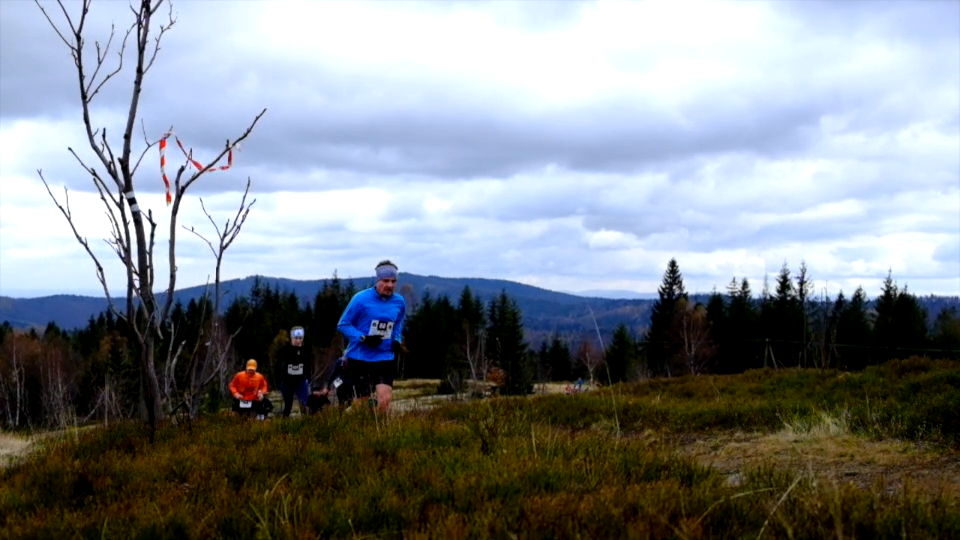
#> input picture frame 8 of Open-Pose/videos/sample2.mp4, 960 x 540 px
$ jupyter execute --allow-errors demo_video.ipynb   (shell and % lines are left out)
#> lines starting #> are read from the running program, lines starting #| are printed output that depends on the picture
### Open-Pose/config_reader.py
from configobj import ConfigObj
import numpy as np


def config_reader():
    config = ConfigObj('config')

    param = config['param']
    model_id = param['modelID']
    model = config['models'][model_id]
    model['boxsize'] = int(model['boxsize'])
    model['stride'] = int(model['stride'])
    model['padValue'] = int(model['padValue'])
    #param['starting_range'] = float(param['starting_range'])
    #param['ending_range'] = float(param['ending_range'])
    param['octave'] = int(param['octave'])
    param['use_gpu'] = int(param['use_gpu'])
    param['starting_range'] = float(param['starting_range'])
    param['ending_range'] = float(param['ending_range'])
    param['scale_search'] = list(map(float, param['scale_search']))
    param['thre1'] = float(param['thre1'])
    param['thre2'] = float(param['thre2'])
    param['thre3'] = float(param['thre3'])
    param['mid_num'] = int(param['mid_num'])
    param['min_num'] = int(param['min_num'])
    param['crop_ratio'] = float(param['crop_ratio'])
    param['bbox_ratio'] = float(param['bbox_ratio'])
    param['GPUdeviceNumber'] = int(param['GPUdeviceNumber'])

    return param, model

# [2 lines that do not run on import are left out]

### Open-Pose/model/cmu_model.py
from keras.models import Model
from keras.layers.merge import Concatenate
from keras.layers import Activation, Input, Lambda
from keras.layers.convolutional import Conv2D
from keras.layers.pooling import MaxPooling2D
from keras.layers.merge import Multiply
from keras.regularizers import l2
from keras.initializers import random_normal,constant


def relu(x): return Activation('relu')(x)


# [10 lines left out: function conv, not called in this run]


def pooling(x, ks, st, name):
    x = MaxPooling2D((ks, ks), strides=(st, st), name=name)(x)
    return x


# [143 lines left out: functions vgg_block, stage1_block, stageT_block, apply_mask, get_training_model, not called in this run]


def get_testing_model():
    stages = 6
    np_branch1 = 38
    np_branch2 = 19

    img_input_shape = (None, None, 3)

    img_input = Input(shape=img_input_shape)

    img_normalized = Lambda(lambda x: x / 256 - 0.5)(img_input) # [-0.5, 0.5]

    # VGG
    stage0_out = vgg_block(img_normalized, None)

    # stage 1 - branch 1 (PAF)
    stage1_branch1_out = stage1_block(stage0_out, np_branch1, 1, None)

    # stage 1 - branch 2 (confidence maps)
    stage1_branch2_out = stage1_block(stage0_out, np_branch2, 2, None)

    x = Concatenate()([stage1_branch1_out, stage1_branch2_out, stage0_out])

    # stage t >= 2
    stageT_branch1_out = None
    stageT_branch2_out = None
    for sn in range(2, stages + 1):
        stageT_branch1_out = stageT_block(x, np_branch1, sn, 1, None)
        stageT_branch2_out = stageT_block(x, np_branch2, sn, 2, None)

        if (sn < stages):
            x = Concatenate()([stageT_branch1_out, stageT_branch2_out, stage0_out])

    model = Model(inputs=[img_input], outputs=[stageT_branch1_out, stageT_branch2_out])

    return model

### Open-Pose/demo_video.ipynb
[cell 1]
from imutils.video import VideoStream
from imutils.video import FPS
import numpy as np
import argparse
import imutils
import time
import cv2
import os
import sys
from config_reader import config_reader
from processing import extract_parts, draw
from model.cmu_model import get_testing_model

[cell 2]
from easydict import EasyDict as edict

[cell 3]
args = edict({

    "--prototxt": 'model/keras/model.h5',
    "--model": 'training/train_pose',
    "--confidence": 0.2,
    "--process_speed": 3,
    "--end": 80,
    '--frame_ratio':518400

})

process_speed=args
ending_frame=args

[cell 4]
print("loading model...")
from model.cmu_model import get_testing_model
#> (the rest of this cell did not finish here and is left out)

[cell 5]
#setting path for video output

# Video output
video = 'sample1_test5.mp4'
video_path = 'videos/outputs'
video_file = video_path + video

# Output location
output_path = 'videos/outputs/'
output_format = '.mp4'

#timestamp
currentDT = time.localtime()
start_datetime = time.strftime("-%m-%d-%H-%M-%S", currentDT)

#video path for output
video_output = output_path + video + str(start_datetime) + output_format

[cell 6]
#input video

# loading video
#cam has the input video
cam = cv2.VideoCapture('videos/sample2.mp4')

a=cam.get(cv2.CAP_PROP_FRAME_WIDTH)
print(a)
b=cam.get(cv2.CAP_PROP_FRAME_HEIGHT)
print(b)
input_fps = cam.get(cv2.CAP_PROP_FPS)
print(input_fps)

ret,frame=cam.read()
#> frame is the input picture: shape (540, 960, 3); mean B, G, R 140.3, 134.9, 129
print(ret)
#| True

print(cam.read())
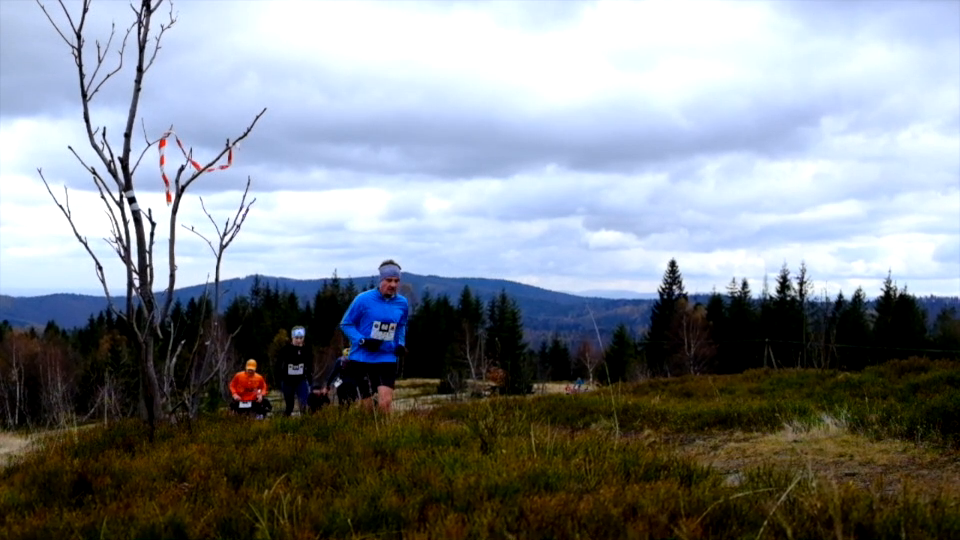
#> input picture frame 9 of Open-Pose/videos/sample2.mp4, 960 x 540 px


#reading the video file
ret_val,orig_video = cam.read()
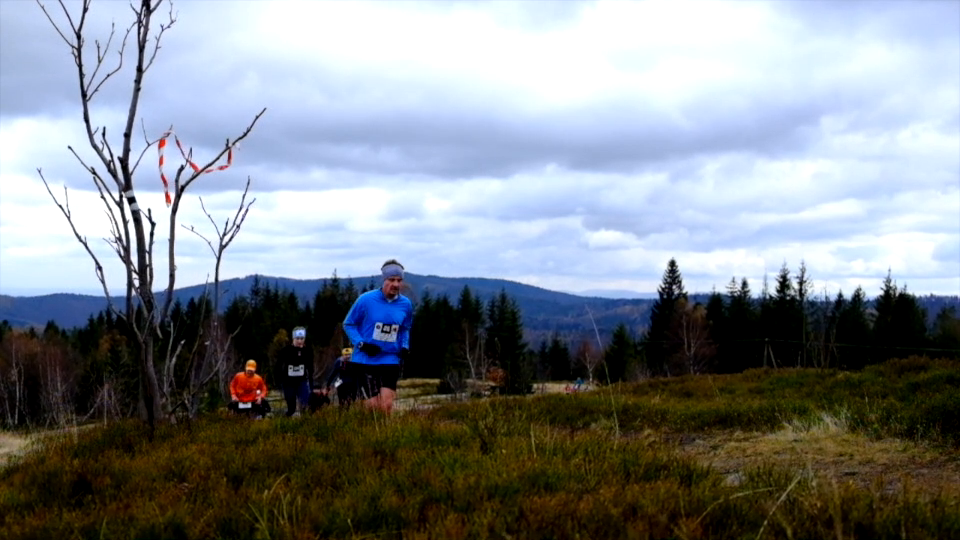
#> input picture frame 10 of Open-Pose/videos/sample2.mp4, 960 x 540 px
#> orig_video is the input picture: shape (540, 960, 3); mean B, G, R 140.1, 134.6, 128.8
#print(ret_val)
video_length = int(cam.get(cv2.CAP_PROP_FRAME_COUNT))
print(video_length)

#ending fram is the length of the video
#which will be the last frame
ending_frame = 80


output_fps = 29.97/518400

#video writer
#input frames in the video, we use videowriter from opencv
fourcc = cv2.VideoWriter_fourcc(*'mp4v')
out = cv2.VideoWriter(video_output, fourcc,  output_fps, (orig_video.shape[1], orig_video.shape[0]))
print(out)
#> (printed output is left out)

#> (a cell that did not finish here is left out)

[cell 8]
i = 0  # default is 0
#> (the rest of this cell did not finish here and is left out)

$ run again, starting later in the video
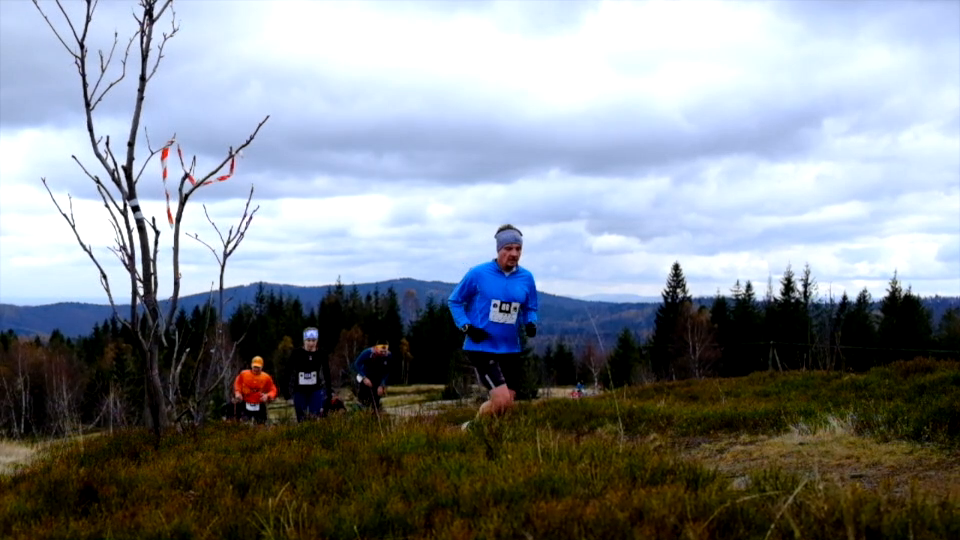
#> input picture frame 36 of Open-Pose/videos/sample2.mp4, 960 x 540 px
#> frame is the input picture: shape (540, 960, 3); mean B, G, R 142, 136.2, 130.1
#| True
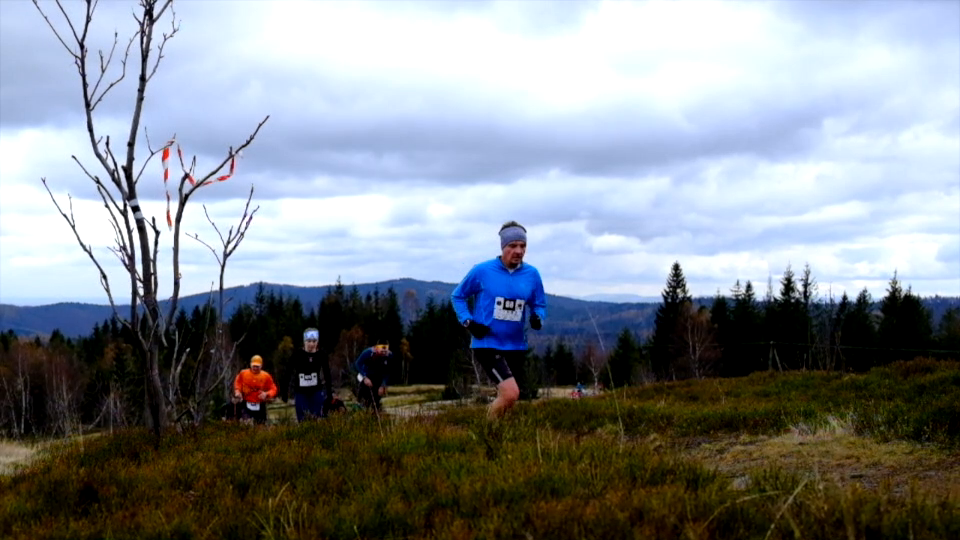
#> input picture frame 37 of Open-Pose/videos/sample2.mp4, 960 x 540 px
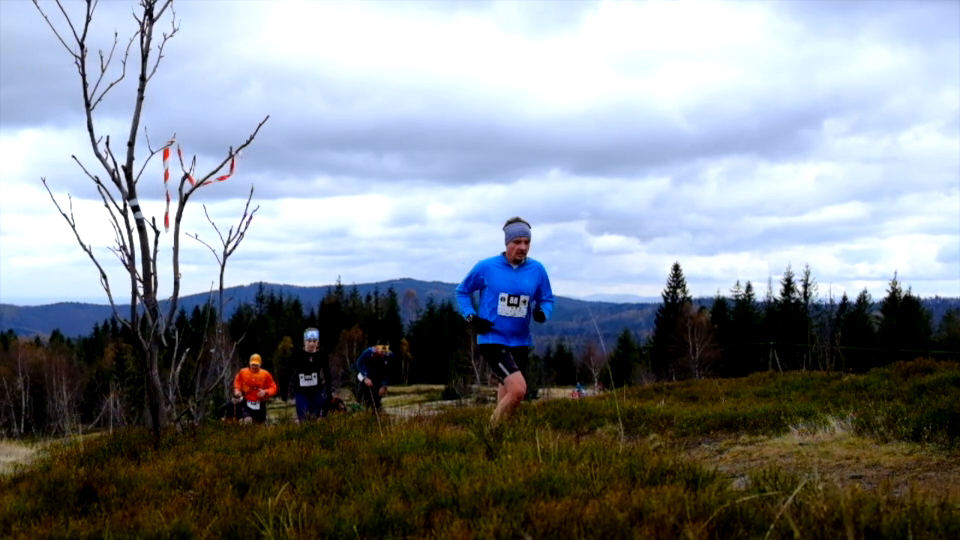
#> input picture frame 38 of Open-Pose/videos/sample2.mp4, 960 x 540 px
#> orig_video is the input picture: shape (540, 960, 3); mean B, G, R 141.7, 136, 130
#> (printed output is left out)

$ run again, starting later in the video
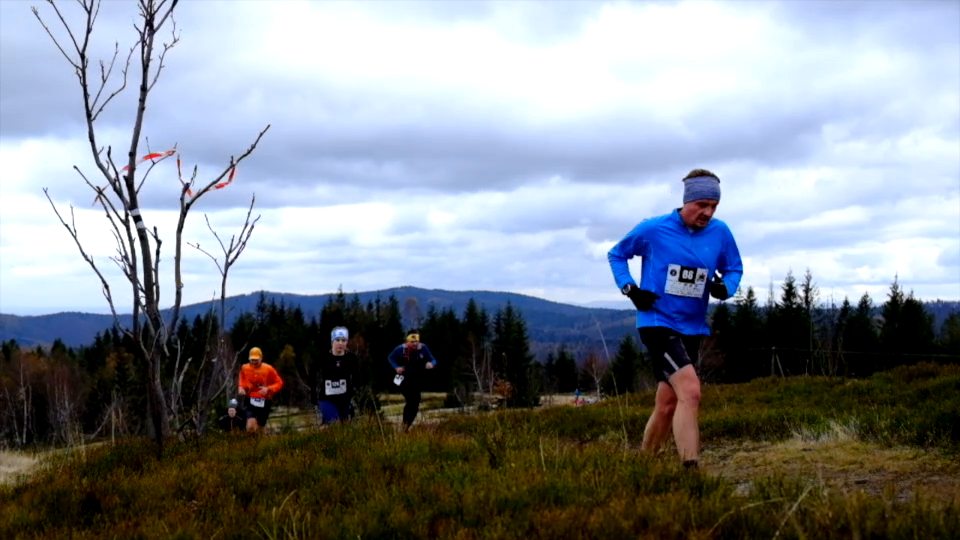
#> input picture frame 64 of Open-Pose/videos/sample2.mp4, 960 x 540 px
#> frame is the input picture: shape (540, 960, 3); mean B, G, R 143.6, 136.3, 130.1
#| True
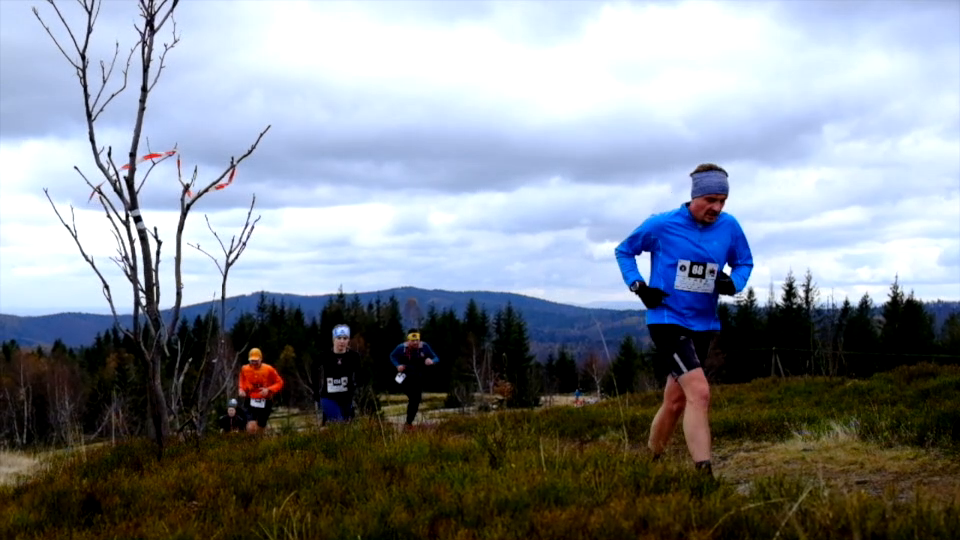
#> input picture frame 65 of Open-Pose/videos/sample2.mp4, 960 x 540 px
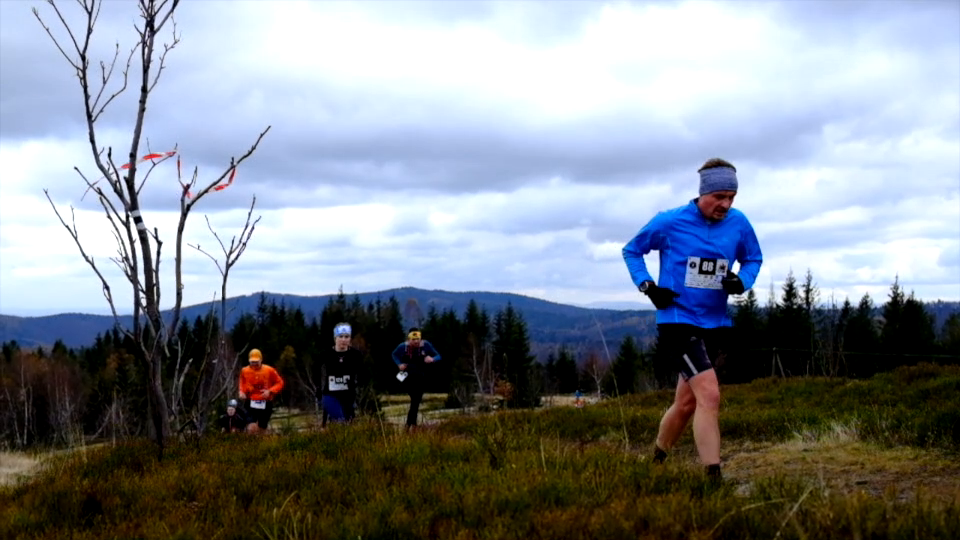
#> input picture frame 66 of Open-Pose/videos/sample2.mp4, 960 x 540 px
#> orig_video is the input picture: shape (540, 960, 3); mean B, G, R 143.8, 136.3, 129.9
#> (printed output is left out)
